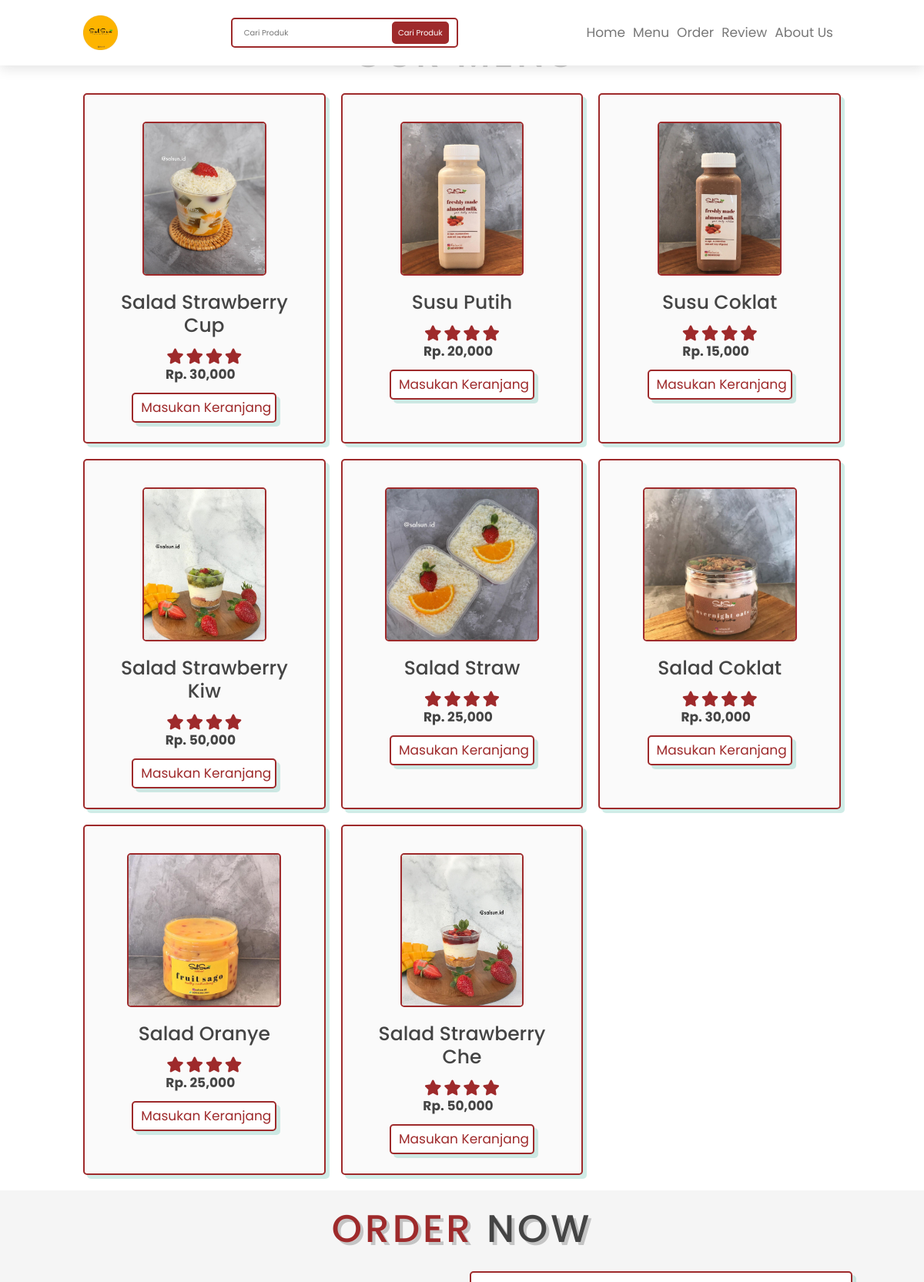
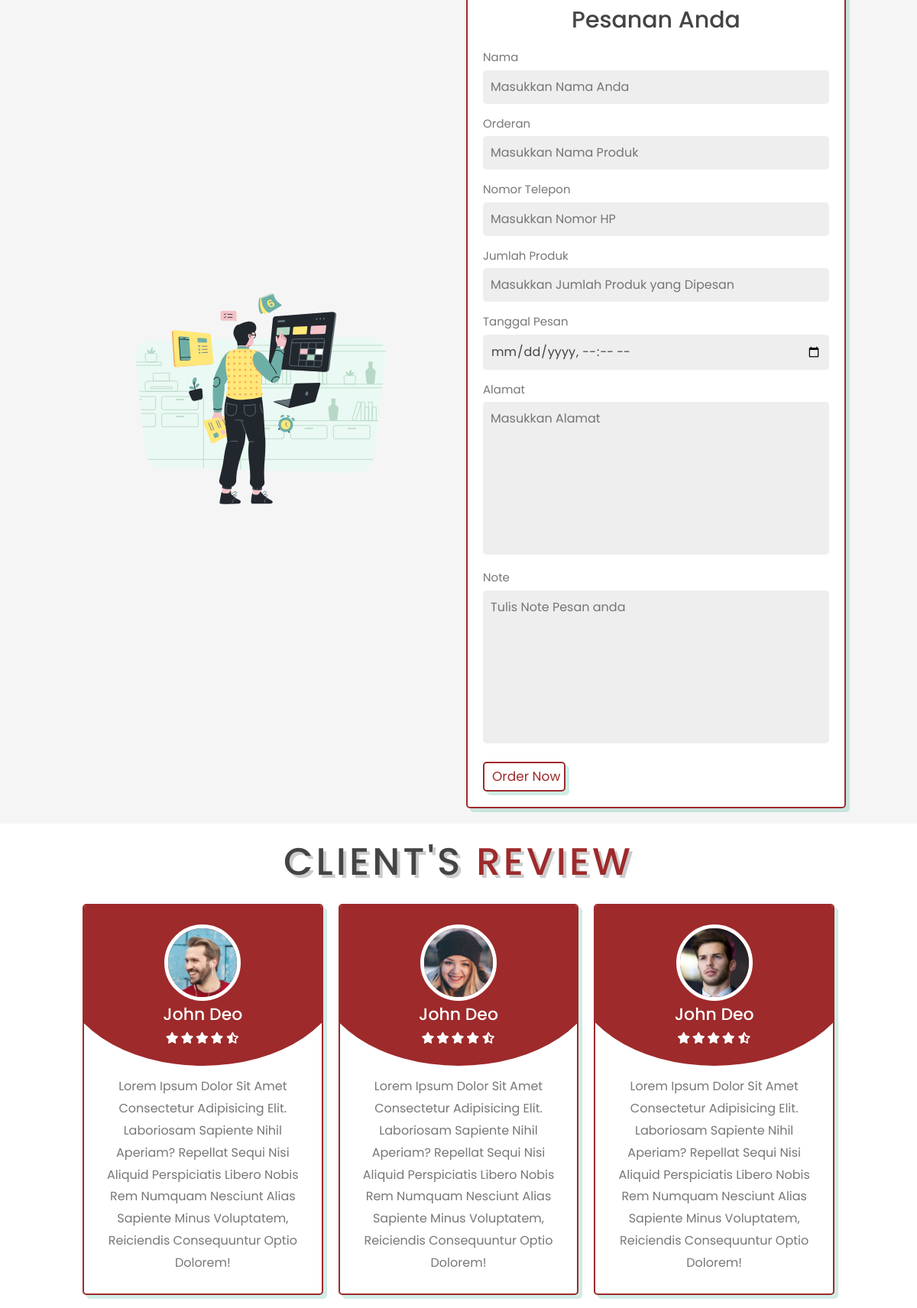
The page / (upper part) on the database its author committed (2 pictures, top to bottom).
### tables this page shows
CREATE TABLE `produk` (
  `kode_produk` int(11) NOT NULL,
  `nama_produk` varchar(50) NOT NULL,
  `harga_produk` int(11) NOT NULL,
  `stok_produk` int(11) NOT NULL,
  `deskripsi_produk` text NOT NULL,
  `gambar_produk` varchar(100) NOT NULL
);

### index.php (the view, shortened to what this page needs)
 <?php
    require 'functions.php';
    $kontak = mysqli_query($conn, "SELECT telp_penjual, email_penjual, alamat_penjual FROM penjual WHERE id_penjual = 1");
    $k = mysqli_fetch_object($kontak);
?>
<!DOCTYPE html>
<html lang="en">
<head>
    <link rel="stylesheet" href="https://cdnjs.cloudflare.com/ajax/libs/font-awesome/6.2.0/css/all.min.css">
    <link rel="stylesheet" type="text/css" href="css/bootstrap.min.css">
    <link rel="stylesheet" href="https://cdn.jsdelivr.net/npm/bootstrap@4.6.2/dist/css/bootstrap.min.css">
    <link href='https://unpkg.com/boxicons@2.1.4/css/boxicons.min.css' rel='stylesheet'>
    <link rel="stylesheet" href="css/user/index.css">
</head>
<body>
<header class="header">
    <a href="index.php" class="logo">
        <i class=image>
            <img src="image/SALSUN_LOGO.png" alt="" width="45px" height="45px">
        </i></a>
    <div class="search">
        <div class="search-contrainer">
            <form action="cari-produk.php">
                <input type="text" name="search" placeholder="Cari Produk">
                <input type="submit" name="cari" value="Cari Produk">
            </form>
        </div>
    </div>
    <nav class="navbar">
        <a href="index.php#home">Home</a>
        <a href="#menu">menu</a>
        <a href="#order">Order</a>
        <a href="#review">Review</a>
        <a href="#about">About Us</a>
    </nav>
</header>
    <div id="carouselExampleIndicators" class="carousel slide" data-ride="carousel">
    <ol class="carousel-indicators">
    </ol>
    <div class="carousel-inner">
        <div class="carousel-item active">
        </div>
    </div>
    <button class="carousel-control-prev" type="button" data-target="#carouselExampleIndicators" data-slide="prev">
    </button>
    <button class="carousel-control-next" type="button" data-target="#carouselExampleIndicators" data-slide="next">
    </button>
    </div>
<section class="menu" id="menu">
    <h1 class="heading"> Our <span>menu</span></h1>
    <div class="box-container">
        <?php
            $produk = mysqli_query($conn, "SELECT * FROM produk ORDER BY kode_produk DESC LIMIT 8");
            if(mysqli_num_rows($produk) > 0){
                while($p = mysqli_fetch_array($produk)){
        ?>
            <div class="box">
                <a href="detail-produk.php?id=<?php echo $p['kode_produk'] ?>" style="text-decoration:none;">
                    <img src="image/upload/<?php echo $p['gambar_produk'] ?>" alt="">
                </a>
                <h3><?php echo substr($p['nama_produk'], 0, 20) ?></h3>
                <div class="stars">
                    <i class="fas fa-star"></i>
                    <i class="fas fa-star"></i>
                    <i class="fas fa-star"></i>
                    <i class="fas fa-star"></i>
                </div>
                <span>Rp. <?php echo number_format($p['harga_produk']) ?></span>
                <a href="#order" class="btn">Masukan Keranjang</a>
            </div>
        <?php }}else{ ?>
            <p>Produk Tidak Ada</p>
        <?php } ?>
    </div>
</section>
<section class="order" id="order">
    <h1 class="heading"><span>order</span> now</h1>
    <div class="row">
        <div class="image">
            <img src="image/user/bookImg.svg" alt="">
        </div>
        <form action="">
            <h3>Pesanan Anda</h3>
            <div class="inputBox">
                <div class="input">
                    <span>Nama</span>
                    <input type="text" placeholder="Masukkan Nama Anda" required>
                </div>
                <div class="input">
                    <span>Orderan</span>
                    <input type="text" placeholder="Masukkan Nama Produk" required>
                </div>
                <div class="input">
                    <span>Nomor Telepon</span>
                    <input type="number" placeholder="Masukkan Nomor HP" required>
                </div>
                <div class="input">
                    <span>Jumlah Produk</span>
                    <input type="number" placeholder="Masukkan Jumlah Produk yang Dipesan" required>
                </div>
                <div class="input">
                    <span>Tanggal Pesan</span>
                    <input type="datetime-local" required>
                </div>
                <div class="input">
                    <span>Alamat</span>
                    <textarea name="" id="" cols="30" placeholder="Masukkan Alamat" rows="10" required></textarea>
                </div>
                <div class="input">
                    <span>Note</span>
                    <textarea name="" id="" cols="30" placeholder="Tulis Note Pesan anda" rows="10"></textarea>
                </div>
            </div>
           <?php if(isset($_SESSION['status_login']) && $_SESSION['status_login'] == true) {?>
                <a href="https://api.whatsapp.com/send?phone=<?php echo $k->telp_penjual ?>&text=Hai, saya tertarik dengan produk Anda." target="_blank" input  type="submit"class="btn"> Order Now</a>
            <?php }else {?>
                <a href="login.php" input  type="submit"class="btn"> Order Now</a>
            <?php } ?>
        </form>
    </div>
</section>
<section class="review" id="review">
    <h1 class="heading">Client's<span> Review</span></h1>
    <div class="box-container">
        <div class="box">
            <img src="image/pic-1.png" alt="">
            <h3>John Deo</h3>
            <div class="stars">
                <i class="fa-solid fa-star"></i>
                <i class="fa-solid fa-star"></i>
                <i class="fa-solid fa-star"></i>
                <i class="fa-solid fa-star"></i>
                <i class="fa-solid fa-star-half-stroke"></i>
            </div>
            <div class="text">Lorem Ipsum Dolor Sit Amet Consectetur Adipisicing Elit. Laboriosam Sapiente Nihil Aperiam? Repellat Sequi Nisi Aliquid Perspiciatis Libero Nobis Rem Numquam Nesciunt Alias Sapiente Minus Voluptatem, Reiciendis Consequuntur Optio Dolorem!</div>
        </div>
        <div class="box">
            <img src="image/pic-2.png" alt="">
            <h3>John Deo</h3>
            <div class="stars">
                <i class="fa-solid fa-star"></i>
                <i class="fa-solid fa-star"></i>
                <i class="fa-solid fa-star"></i>
                <i class="fa-solid fa-star"></i>
                <i class="fa-solid fa-star-half-stroke"></i>
            </div>
            <div class="text">Lorem Ipsum Dolor Sit Amet Consectetur Adipisicing Elit. Laboriosam Sapiente Nihil Aperiam? Repellat Sequi Nisi Aliquid Perspiciatis Libero Nobis Rem Numquam Nesciunt Alias Sapiente Minus Voluptatem, Reiciendis Consequuntur Optio Dolorem!</div>
        </div>
        <div class="box">
            <img src="image/pic-3.png" alt="">
            <h3>John Deo</h3>
            <div class="stars">
                <i class="fa-solid fa-star"></i>
                <i class="fa-solid fa-star"></i>
                <i class="fa-solid fa-star"></i>
                <i class="fa-solid fa-star"></i>
                <i class="fa-solid fa-star-half-stroke"></i>
            </div>
            <div class="text">Lorem Ipsum Dolor Sit Amet Consectetur Adipisicing Elit. Laboriosam Sapiente Nihil Aperiam? Repellat Sequi Nisi Aliquid Perspiciatis Libero Nobis Rem Numquam Nesciunt Alias Sapiente Minus Voluptatem, Reiciendis Consequuntur Optio Dolorem!</div>
        </div>
    </div>
</section>
</body>
</html>

### rows shown on the page
produk: gambar_produk (picture), nama_produk "Salad Strawberry Cup", harga_produk "30,000"
produk: gambar_produk (picture), nama_produk "Susu Putih", harga_produk "20,000"
produk: gambar_produk (picture), nama_produk "Susu Coklat", harga_produk "15,000"
produk: gambar_produk (picture), nama_produk "Salad Strawberry Kiw", harga_produk "50,000"
produk: gambar_produk (picture), nama_produk "Salad Straw", harga_produk "25,000"
produk: gambar_produk (picture), nama_produk "Salad Coklat", harga_produk "30,000"
produk: gambar_produk (picture), nama_produk "Salad Oranye", harga_produk "25,000"
produk: gambar_produk (picture), nama_produk "Salad Strawberry Che", harga_produk "50,000"
